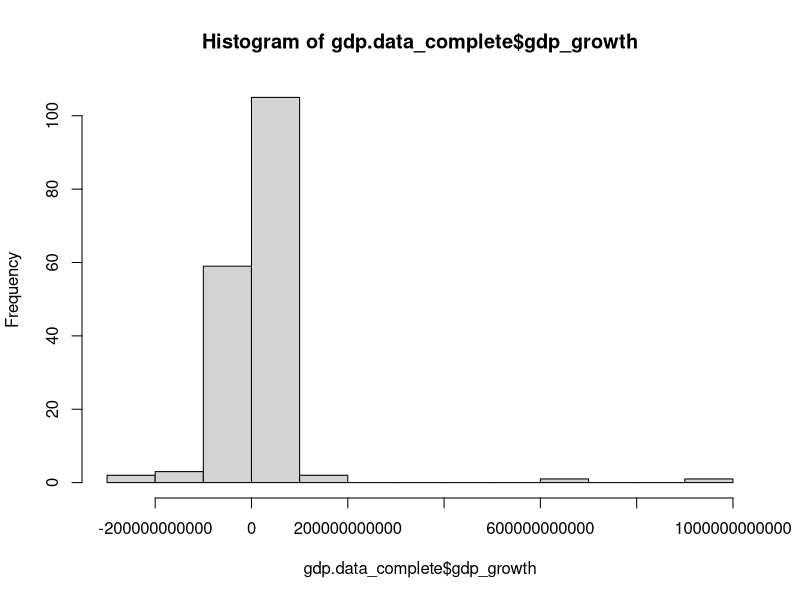
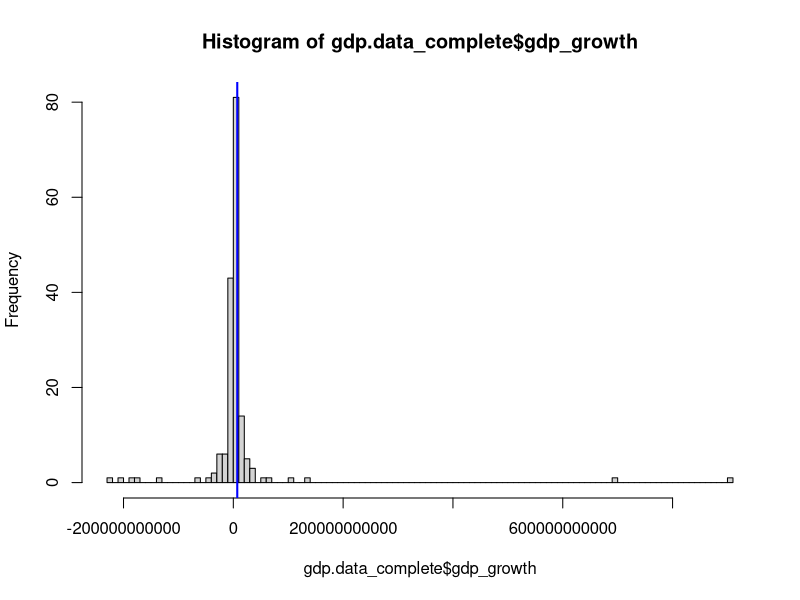
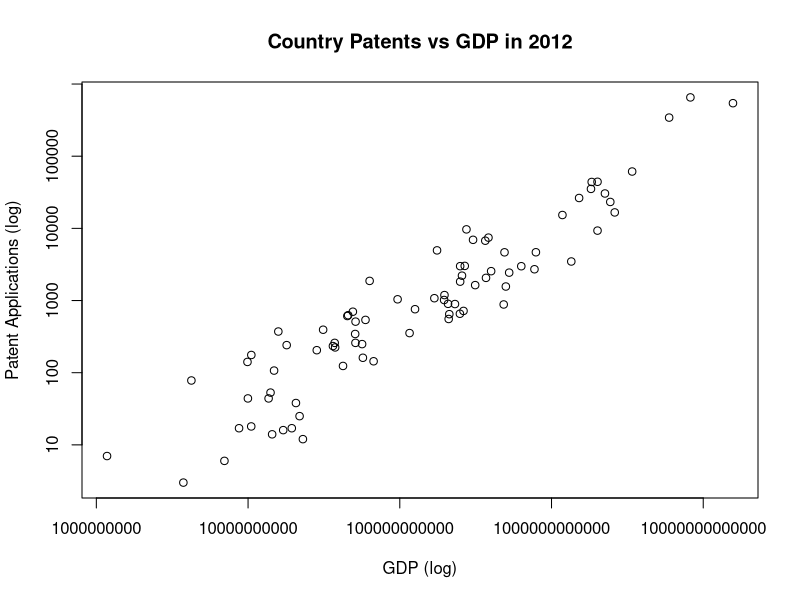
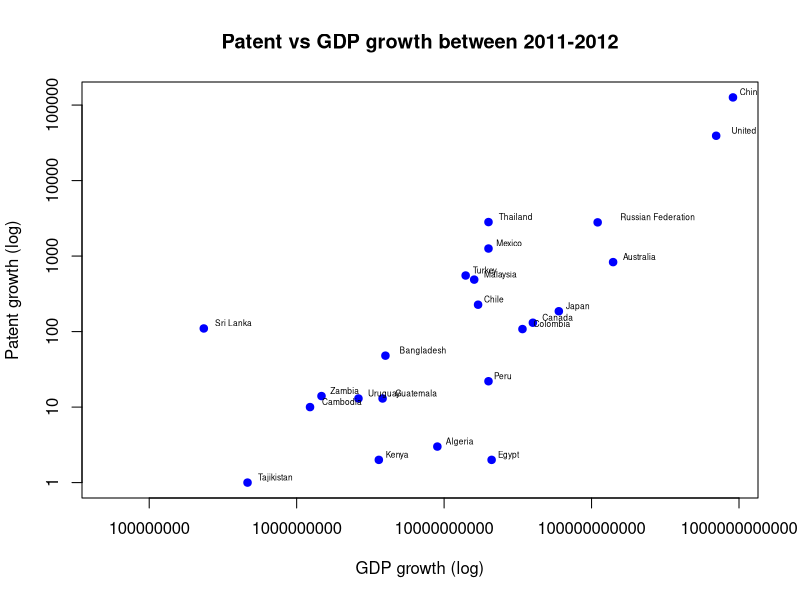

Source code (R) for these figures, in order:
#Part 2a. Variable Manipulations (10 points each)

#set up working envrionment
setwd('/Users/ceccarelli/MIDS/DATASCI_W203/Assignments/Labs/Lab 1')
rm( list = ls() )

#load libraries
library(calibrate) # used to label xy points in eventual scatter

#define function to omit row values where only certain columns are NA
data.complete <- function(data, desiredCols) {
  completeVec <- complete.cases(data[, desiredCols])
  return(data[completeVec, ])
}

##force R not to use scientific notation
options("scipen"=10, "digits"=4)

##load GDP data as a data frame
gdp.data <- read.csv("GDP_World_Bank1.csv", sep=",", header = TRUE)

#count number of rows with incomplete entries
nrow(gdp.data[!complete.cases(gdp.data),])
gdp.data_complete <- data.complete(gdp.data, c('gdp2011', 'gdp2012'))

#create new nominal variable based on gdp increase
gdp.data_complete$gdp_growth <- gdp.data_complete$gdp2012 - gdp.data_complete$gdp2011

#create and store mean of new variable
mx <- mean(gdp.data_complete$gdp_growth)
paste("mean is: ", mx)

#store histogram first as a variable to inspect its properties
#histinfo <- hist(gdp.data_complete$gdp_growth, 100)
#histinfo

# Question 11
#view the histogram and observe its shape
hist(gdp.data_complete$gdp_growth)
#change number of breaks to observe slightly different version
hist(gdp.data_complete$gdp_growth, breaks = 100)

# Question 12

#create new high_growth variable based on comparison of gdp_growth to population mean
gdp.data_complete$high_growth <- gdp.data_complete$gdp_growth > mx

#count TRUE / FALSE values
summary(gdp.data_complete$high_growth)

#add mean line to histogram to explain TRUE/FALSE breakdown
abline(v = mx, col = "blue", lwd = 2)

#Part 2b. Data Import (25 points)
#Data Sourced from World Intellectual Property Organization
#http://ipstats.wipo.int/ipstatv2/index.htm?tab=patent
#Report Parmaters:
#Intellectual Property Right: Patent
#Year Range: 2011 - 2012
#Reporting Type: Total Count by Filing Office
#Indicator: 1 - Total patent applications 

#did minor data cleaning in text editor to remove extraneous header lines
patent.data <- read.csv("patent_applications_2011_2012_cleaned.csv", sep=",", header = TRUE)
patent.data_complete <- patent.data[c("Office","X2011","X2012")]
names(patent.data_complete) <- c("Country","PatentApplications2011","PatentApplications2012")

#create growth variable
patent.data_complete$patent_growth <- patent.data_complete$PatentApplications2012 - patent.data_complete$PatentApplications2011

#merge data together -- keep only those observations that match
gdp_patent.data_complete <- merge(gdp.data_complete,patent.data_complete,by="Country")
gdp_patent.data_complete <- data.complete(gdp_patent.data_complete,c('gdp_growth','patent_growth'))

#plot just the nominal values - patent apps vs gdp in 2012
plot(gdp_patent.data_complete$gdp2012
  , gdp_patent.data_complete$PatentApplications2012 
  , log = "xy"
  , xlab="GDP (log)"
  , ylab="Patent Applications (log)"
  , title("Country Patents vs GDP in 2012"))

##final plot
##this plots the positive growth only, omits negative growth due to log transform
plot(gdp_patent.data_complete$gdp_growth
     , gdp_patent.data_complete$patent_growth
     , log = "xy"
     , xlab="GDP growth (log)"
     , ylab="Patent growth (log)"
     , title("Patent vs GDP growth between 2011-2012")
     , col= "blue", pch = 19, cex = 1, lty = "solid")

#add country labels to graph
textxy(gdp_patent.data_complete$gdp_growth, gdp_patent.data_complete$patent_growth, gdp_patent.data_complete$Country)
